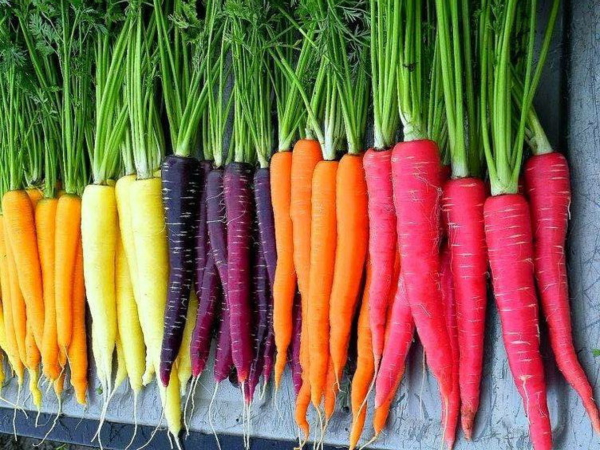
#> input picture Assets/why-carrots-are-different-colors.jpg, 1200 x 900 px (shown at 1/2 size)
$ jupyter execute Color_detection_image.ipynb
#> lines starting #> are read from the running program, lines starting #| are printed output that depends on the picture
## ComputerVision & Internet of Things GRIPFEB'2021

## Task 2:Color Identification in Images

# Om Rawal

Importing required modules

[cell 1]
import cv2
import pandas as pd
import numpy as np

Reading the image

[cell 2]
img = cv2.imread("./Assets/why-carrots-are-different-colors.jpg")
#> img is the input picture: shape (900, 1200, 3); mean B, G, R 77.7, 108.8, 135

[cell 3]
col_names=['color', 'color_name', 'hex', 'R', 'G', 'B'] # specifying the column names for the color CSV file
df=pd.read_csv('./Assets/colors.csv',header=None,names=col_names) # reading the dataset
#> (reads Assets/colors.csv from the repository)
df.head(2)

[cell 4]
r = g = b = xpos = ypos = 0  # initialization
def getRGBvalue(event, x, y, flags, param):
    global b, g, r, xpos, ypos
    xpos = x
    ypos = y
    b,g,r = img[y,x] # image is read in BGR instead of RGB by default in OpenCV
    b = int(b)  # Converting numpy Int to primitive data type Int
    g = int(g)
    r = int(r)

def colorname(B,G,R):
    leastVal = 10000
    for i in range(len(df)): # finding color with minimum deviation from the values in CSV file
        d = abs(B-int(df.loc[i,"B"])) + abs(G-int(df.loc[i,"G"])) + abs(R-int(df.loc[i,"R"]))
        if (d<=leastVal):
            leastVal = d
            cname = df.loc[i,"color_name"] + "Hex" + df.loc[i, "hex"]
    return cname

cv2.namedWindow("Image") # to denote that there will be callback events
cv2.setMouseCallback("Image",getRGBvalue) # calling the function at callback of mouswe movement

while True:
    cv2.imshow("Image", img)
    cv2.rectangle(img, (20,20), (img.shape[1] - 40, 60),color=(b,g,r),thickness= -1) # filled rect
    text = colorname(b,g,r) + '   R=' + str(r) + ' G=' + str(g) + ' B=' + str(b)
    cv2.putText(img,text, (50,50),fontFace=2, fontScale=0.8, color=(255,255,255),thickness=2, lineType=cv2.FONT_HERSHEY_SIMPLEX)
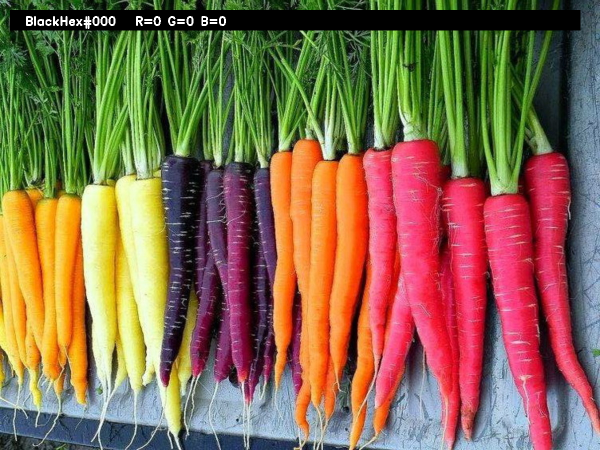
#> img: shape (900, 1200, 3) (shown at 1/2 size); mean B, G, R 76.7, 105.7, 133.6
    if(r+g+b >= 600):
        cv2.putText(img,text,(50,50), 2, 0.8, (0,0,0),2,cv2.FONT_HERSHEY_SIMPLEX)
    key=cv2.waitKey(20)
#> (key Esc is pressed here)
    if key & 0xFF == 27:
        break
    if(key==ord('p')):
        print('rgb = {}'.format(str(r)+','+str(g)+','+str(b)))

cv2.destroyAllWindows()
